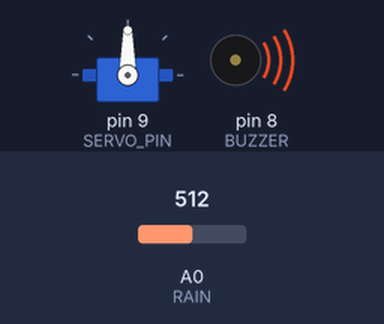
The sketch below on a simulated Arduino Uno, built with avr-gcc and run on an emulated ATmega328P. Parts: servo, buzzer (waves = sounding, pin HIGH). The inputs (shaded band) are chosen by the test bench; at power-on: A0 (RAIN) = 512.

Above: at 1.2 s.
1.3 s: A0 (RAIN) set to 589
2.8 s: A0 (RAIN) set to 610
At 3.8 s:
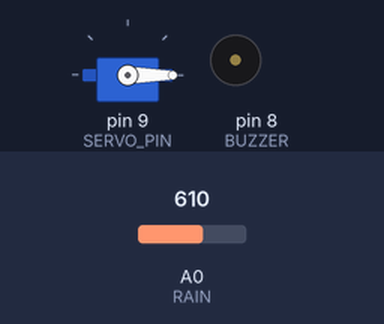
4.5 s: A0 (RAIN) set to 590
At 5.0 s:
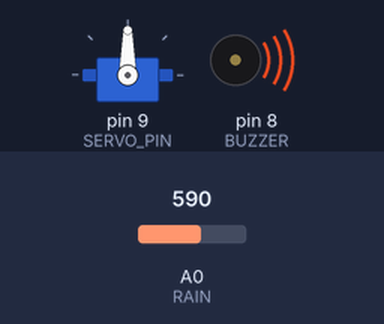
6.0 s: A0 (RAIN) set to 716
At 7.4 s:
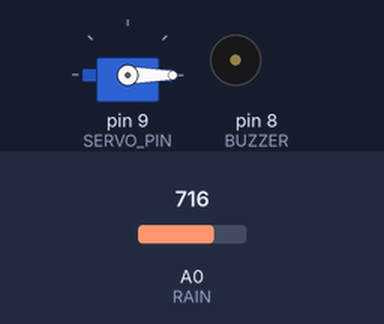
Timing chart, 0 to 8.5 s (numbered marks = the images above; inputs shaded):
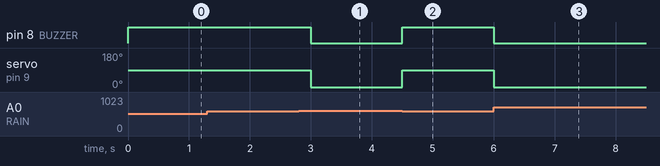

Measured:
- the behaviour switches between 599 and 600 on A0 (RAIN) (found by bisection; images 0 and 1)
- after the input at 1.3 s, every drawn part: stays the same
- after the input at 2.8 s, pin 8 (BUZZER): HIGH → LOW after 0.20 s; servo on pin 9 (SERVO_PIN): 90° → 0° after 0.20 s
- after the input at 4.5 s, pin 8 (BUZZER): LOW → HIGH at once; servo on pin 9 (SERVO_PIN): 0° → 90° at once
- after the input at 6.0 s, pin 8 (BUZZER): HIGH → LOW at once; servo on pin 9 (SERVO_PIN): 90° → 0° at once

The sketch:

07_Rain_Servo_Buzzer.ino
```cpp
#include <Servo.h>

const int RAIN = A0;
const int SERVO_PIN = 9;
const int BUZZER = 8;
const int BATAS_HUJAN = 600;
Servo servo;

void setup() {
  servo.attach(SERVO_PIN);
  pinMode(BUZZER, OUTPUT);
}

void loop() {
  bool hujan = analogRead(RAIN) < BATAS_HUJAN;
  servo.write(hujan ? 90 : 0);
  digitalWrite(BUZZER, hujan ? HIGH : LOW);
  delay(300);
}
```
